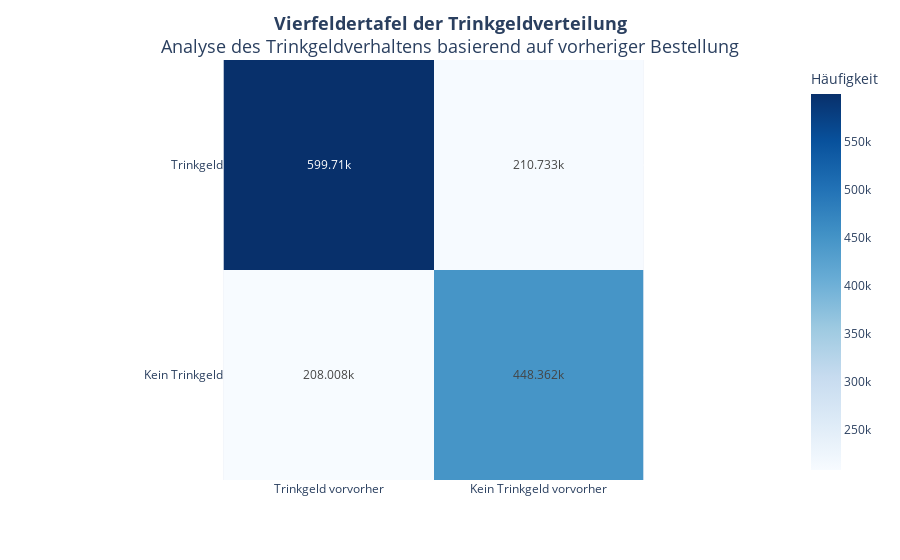

Notebook source saved alongside this figure:
### Code cell
# Vierfeldertafel erstellen
vierfeldertafel_prepreorder = pd.crosstab(df_tips_orders.tip, df_tips_orders.prepre_tip)
vierfeldertafel_prepreorder.index = ["Trinkgeld", "Kein Trinkgeld"]
vierfeldertafel_prepreorder.columns = ["Trinkgeld vorvorher", "Kein Trinkgeld vorvorher"]

# Heatmap-Darstellung
fig_vierfeldertafel_prepreorder = px.imshow(
    vierfeldertafel_prepreorder.values,  # Werte der Tafel
    x=vierfeldertafel_prepreorder.columns,  # Spaltennamen als x-Achse
    y=vierfeldertafel_prepreorder.index,    # Zeilennamen als y-Achse
    color_continuous_scale="Blues",  # Farbschema
    text_auto=True,  # Zahlen direkt in die Heatmap schreiben
    #template="plotly_dark",  # Dunkles Design
    width=900,  # Breite des Plots
)

fig_vierfeldertafel_prepreorder.update_layout(
    title="<b>Vierfeldertafel der Trinkgeldverteilung</b><br>Analyse des Trinkgeldverhaltens basierend auf vorheriger Bestellung<br>",  # Titel
    title_font=dict(size=18),  # Größerer Titel
    title_x=0.5,               # Titel horizontal zentrieren
    coloraxis_colorbar=dict(title="Häufigkeit")  # Farbskala beschriften
)

# Diagramm anzeigen
fig_vierfeldertafel_prepreorder.show()

### Figure 1 — Plotly figure (JSON) as saved in the notebook; plotly's stock layout.template omitted (floating-point values rounded to 4 significant figures)
{"data": [{"coloraxis": "coloraxis", "hovertemplate": "x: %{x}<br>y: %{y}<br>color: %{z}<extra></extra>", "name": "0", "texttemplate": "%{z}", "type": "heatmap", "x": ["Trinkgeld vorvorher", "Kein Trinkgeld vorvorher"], "xaxis": "x", "y": ["Trinkgeld", "Kein Trinkgeld"], "yaxis": "y", "z": [[599710, 210733], [208008, 448362]]}], "layout": {"coloraxis": {"colorbar": {"title": {"text": "Häufigkeit"}}, "colorscale": [[0, "rgb(247,251,255)"], [0.125, "rgb(222,235,247)"], [0.25, "rgb(198,219,239)"], [0.375, "rgb(158,202,225)"], [0.5, "rgb(107,174,214)"], [0.625, "rgb(66,146,198)"], [0.75, "rgb(33,113,181)"], [0.875, "rgb(8,81,156)"], [1, "rgb(8,48,107)"]]}, "margin": {"t": 60}, "title": {"font": {"size": 18}, "text": "<b>Vierfeldertafel der Trinkgeldverteilung</b><br>Analyse des Trinkgeldverhaltens basierend auf vorheriger Bestellung<br>", "x": 0.5}, "width": 900, "xaxis": {"anchor": "y", "constrain": "domain", "domain": [0, 1], "scaleanchor": "y"}, "yaxis": {"anchor": "x", "autorange": "reversed", "constrain": "domain", "domain": [0, 1]}}}
